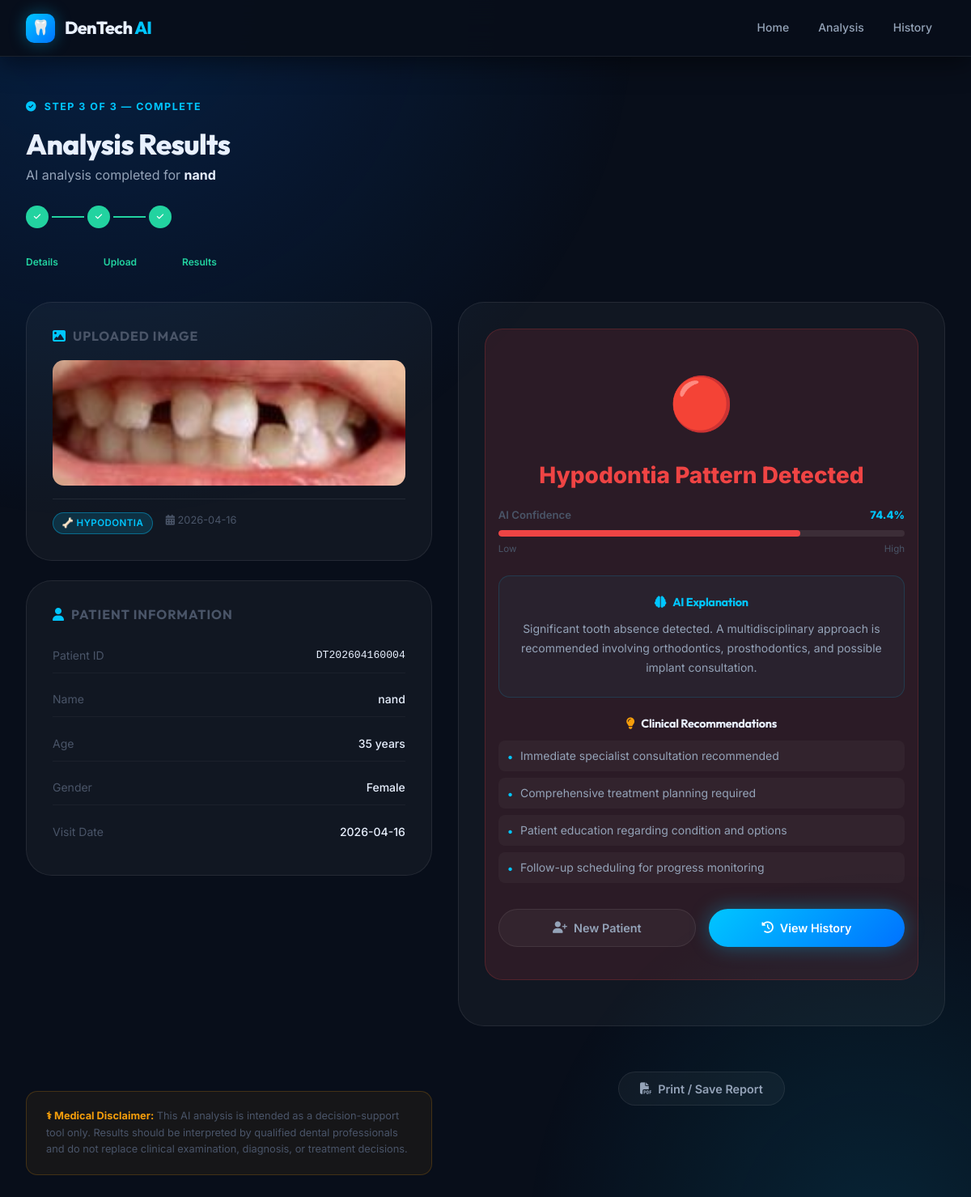
Page /results/DT202604160004 on the committed database.
### tables this page shows
CREATE TABLE patients (
                patient_id TEXT PRIMARY KEY,
                name TEXT NOT NULL,
                age INTEGER NOT NULL,
                gender TEXT NOT NULL,
                visit_date DATE NOT NULL,
                notes TEXT,
                condition_type TEXT,
                prediction_result TEXT,
                confidence_score REAL,
                image_path TEXT,
                created_at TIMESTAMP DEFAULT CURRENT_TIMESTAMP
            );

### app.py (the view)
@app.route('/results/<patient_id>')
def results(patient_id):
    patient = db.get_patient_by_id(patient_id)
    if not patient:
        flash('Patient not found')
        return redirect(url_for('index'))
    return render_template('results.html', patient=patient)

### database.py (called while the page is built)
    def get_connection(self):
        conn = sqlite3.connect(self.db_name, timeout=30)
        conn.execute('PRAGMA busy_timeout = 30000')
        return conn

    def get_patient_by_id(self, patient_id):
        conn = self.get_connection()
        try:
            cursor = conn.cursor()
            cursor.execute('''
                SELECT * FROM patients WHERE patient_id = ?
            ''', (patient_id,))
            return cursor.fetchone()
        finally:
            conn.close()

### templates/results.html (shortened to what this page needs)
<!DOCTYPE html>
<html lang="en">
<head>
  <link rel="stylesheet" href="{{ url_for('static', filename='css/style.css') }}">
  <link href="https://cdnjs.cloudflare.com/ajax/libs/font-awesome/6.5.0/css/all.min.css" rel="stylesheet">
</head>
<body>
  <nav class="site-nav scrolled">
    <div class="nav-inner">
      <a href="{{ url_for('index') }}" class="nav-brand">
        <div class="nav-brand-icon">🦷</div>
        <span class="nav-brand-text">DenTech <span>AI</span></span>
      </a>
      <div class="nav-links">
        <a href="{{ url_for('index') }}"           class="nav-link">Home</a>
        <a href="{{ url_for('patient_details') }}" class="nav-link">Analysis</a>
        <a href="{{ url_for('patient_history') }}" class="nav-link">History</a>
      </div>
    </div>
  </nav>
  <div class="results-page">
    <div class="container">
      <div style="margin-bottom:1.5rem;" class="anim-fade-up anim-delay-1">
        <span class="section-eyebrow">
          <i class="fas fa-check-circle"></i> &nbsp;Step 3 of 3 — Complete
        </span>
        <h1 class="section-title" style="font-size:2.2rem;">Analysis Results</h1>
        <p style="color:var(--text-secondary);margin-top:.35rem;">AI analysis completed for <strong style="color:var(--text-primary);">{{ patient[1] }}</strong></p>
      </div>
      <div class="steps anim-fade-up anim-delay-1" style="margin-bottom:2.5rem;">
        <div class="step-item done"><div class="step-dot"><i class="fas fa-check" style="font-size:.6rem;"></i></div></div>
        <div class="step-connector done"></div>
        <div class="step-item done"><div class="step-dot"><i class="fas fa-check" style="font-size:.6rem;"></i></div></div>
        <div class="step-connector done"></div>
        <div class="step-item done"><div class="step-dot"><i class="fas fa-check" style="font-size:.6rem;"></i></div></div>
      </div>
      <div style="display:flex;gap:3.5rem;margin-bottom:2.5rem;font-size:.75rem;color:var(--success);font-weight:600;margin-top:-.5rem;" class="anim-fade-up anim-delay-1">
        <span>Details</span><span>Upload</span><span>Results</span>
      </div>
      <div class="results-grid">
        <div class="anim-fade-up anim-delay-2">
          <div class="result-panel" style="margin-bottom:1.5rem;">
            <h3 style="font-size:1rem;text-transform:uppercase;letter-spacing:.06em;color:var(--text-muted);margin-bottom:1.25rem;">
              <i class="fas fa-image" style="color:var(--accent);margin-right:.5rem;"></i>Uploaded Image
            </h3>
            <img class="result-image"
                 src="{{ url_for('static', filename='../uploads/' + patient[9]) }}"
                 alt="Uploaded dental image">
            <div style="display:flex;gap:1rem;flex-wrap:wrap;margin-top:1rem;padding-top:1rem;border-top:1px solid var(--border);">
              <span class="badge badge-accent">
                {% if patient[6] == 'hypodontia' %}🦴 Hypodontia{% else %}🦷 Discoloration{% endif %}
              </span>
              <span style="font-size:.8rem;color:var(--text-muted);">
                <i class="fas fa-calendar-alt"></i>
                {{ patient[10].split()[0] if patient[10] else 'N/A' }}
              </span>
            </div>
          </div>
          <div class="result-panel">
            <h3 style="font-size:1rem;text-transform:uppercase;letter-spacing:.06em;color:var(--text-muted);margin-bottom:1.25rem;">
              <i class="fas fa-user" style="color:var(--accent);margin-right:.5rem;"></i>Patient Information
            </h3>
            <div class="result-info-grid">
              <div class="result-info-row">
                <span class="result-info-key">Patient ID</span>
                <span class="result-info-val" style="font-family:monospace;font-size:.82rem;">{{ patient[0] }}</span>
              </div>
              <div class="result-info-row">
                <span class="result-info-key">Name</span>
                <span class="result-info-val">{{ patient[1] }}</span>
              </div>
              <div class="result-info-row">
                <span class="result-info-key">Age</span>
                <span class="result-info-val">{{ patient[2] }} years</span>
              </div>
              <div class="result-info-row">
                <span class="result-info-key">Gender</span>
                <span class="result-info-val">{{ patient[3] }}</span>
              </div>
              <div class="result-info-row">
                <span class="result-info-key">Visit Date</span>
                <span class="result-info-val">{{ patient[4] }}</span>
              </div>
            </div>
          </div>
        </div>
        <div class="anim-fade-up anim-delay-3">
          <div class="result-panel">
            <div class="result-status
              {% if 'No' in patient[7] or 'Normal' in patient[7] %}
                " style="background:var(--success-bg);border:1px solid rgba(34,211,160,.2);">
              <span class="result-emoji">✅</span>
              <div class="result-label" style="color:var(--success);">{{ patient[7] }}</div>
            {% elif 'Mild' in patient[7] %}
                " style="background:var(--warning-bg);border:1px solid rgba(245,158,11,.2);">
              <span class="result-emoji">⚠️</span>
              <div class="result-label" style="color:var(--warning);">{{ patient[7] }}</div>
            {% elif 'Moderate' in patient[7] %}
                " style="background:rgba(251,146,60,.08);border:1px solid rgba(251,146,60,.2);">
              <span class="result-emoji">🔶</span>
              <div class="result-label" style="color:#fb923c;">{{ patient[7] }}</div>
            {% else %}
                " style="background:var(--danger-bg);border:1px solid rgba(239,68,68,.2);">
              <span class="result-emoji">🔴</span>
              <div class="result-label" style="color:var(--danger);">{{ patient[7] }}</div>
            {% endif %}
            <div style="margin-top:1rem;">
              <div style="display:flex;justify-content:space-between;margin-bottom:.5rem;font-size:.82rem;">
                <span style="color:var(--text-muted);font-weight:600;">AI Confidence</span>
                <span style="font-weight:800;color:var(--accent);">{{ "%.1f"|format(patient[8]) }}%</span>
              </div>
              <div class="confidence-bar">
                <div class="confidence-fill" id="confFill" data-val="{{ patient[8] }}"></div>
              </div>
              <div style="display:flex;justify-content:space-between;font-size:.72rem;color:var(--text-muted);margin-top:.35rem;">
                <span>Low</span><span>High</span>
              </div>
            </div>
            <div class="ai-expl-box">
              <h4><i class="fas fa-brain" style="margin-right:.5rem;"></i>AI Explanation</h4>
              <p>
                {% if patient[6] == 'hypodontia' %}
                  {% if 'No' in patient[7] %}Normal tooth development pattern observed. All expected tooth structures are present in the X-ray image. No signs of missing or underdeveloped teeth detected.
                  {% elif 'Mild' in patient[7] %}Missing 1–2 teeth detected through X-ray analysis. This is a common developmental variation that may require orthodontic consultation for optimal treatment planning.
                  {% elif 'Moderate' in patient[7] %}Missing 3–5 teeth identified in the dental X-ray. Comprehensive treatment planning recommended with prosthodontic evaluation for potential replacement options.
                  {% else %}Significant tooth absence detected. A multidisciplinary approach is recommended involving orthodontics, prosthodontics, and possible implant consultation.
                  {% endif %}
                {% endif %}
              </p>
            </div>
            <div>
              <h4 style="font-size:.9rem;color:var(--text-primary);margin-bottom:.75rem;">
                <i class="fas fa-lightbulb" style="color:var(--warning);margin-right:.5rem;"></i>Clinical Recommendations
              </h4>
              <ul class="reco-list">
                {% if 'No' in patient[7] or 'Normal' in patient[7] %}
                  <li>Continue regular dental check-ups and maintenance</li>
                  <li>Follow standard preventive care protocols</li>
                  <li>Monitor for any changes during routine visits</li>
                {% elif 'Mild' in patient[7] %}
                  <li>Schedule consultation with appropriate specialist</li>
                  <li>Consider treatment options and patient preferences</li>
                  <li>Document findings for future reference</li>
                {% else %}
                  <li>Immediate specialist consultation recommended</li>
                  <li>Comprehensive treatment planning required</li>
                  <li>Patient education regarding condition and options</li>
                  <li>Follow-up scheduling for progress monitoring</li>
                {% endif %}
              </ul>
            </div>
            <div class="result-actions">
              <a href="{{ url_for('patient_details') }}" class="btn btn-secondary">
                <i class="fas fa-user-plus"></i> New Patient
              </a>
              <a href="{{ url_for('patient_history') }}" class="btn btn-primary">
                <i class="fas fa-history"></i> View History
              </a>
            </div>
          </div>
        </div>
      </div>
      <div class="disclaimer-box anim-fade-up">
        <strong style="color:var(--warning);">⚕ Medical Disclaimer:</strong>
        This AI analysis is intended as a decision-support tool only. Results should be interpreted by qualified dental professionals
        and do not replace clinical examination, diagnosis, or treatment decisions.
      </div>
      <div style="text-align:center;margin-top:1.5rem;" class="anim-fade-up">
        <button class="btn btn-secondary" onclick="window.print()">
          <i class="fas fa-file-pdf"></i> Print / Save Report
        </button>
      </div>
    </div>
  </div>
</body>
</html>

### rows in the picture
patients: name "nand", image_path (picture), created_at "2026-04-16", patient_id "DT202604160004", age "35", gender "Female", visit_date "2026-04-16", prediction_result "Hypodontia Pattern Detected", confidence_score "74.4"
